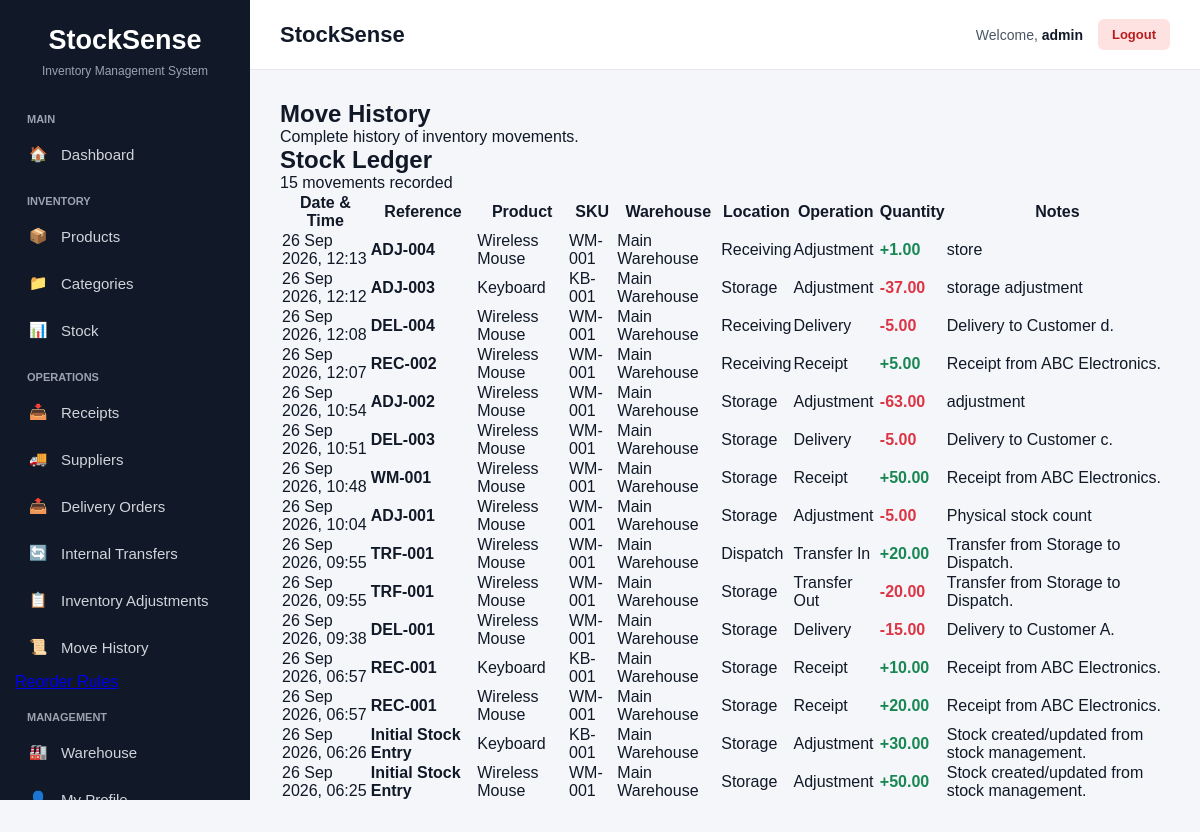
/operations/ledger/ (signed in), run on the app's committed database.
### operations/models.py (models this page shows, shortened)
class StockLedger(models.Model):
    OPERATION_CHOICES = [
        ('RECEIPT', 'Receipt'),
        ('DELIVERY', 'Delivery'),
        ('TRANSFER_IN', 'Transfer In'),
        ('TRANSFER_OUT', 'Transfer Out'),
        ('ADJUSTMENT', 'Adjustment'),
    ]
    reference = models.CharField(max_length=50)
    product = models.ForeignKey(
        Product,
        on_delete=models.PROTECT,
        related_name='ledger_entries'
    )
    location = models.ForeignKey(
        Location,
        on_delete=models.PROTECT,
        related_name='ledger_entries'
    )
    operation = models.CharField(
        max_length=20,
        choices=OPERATION_CHOICES
    )
    quantity = models.DecimalField(
        max_digits=12,
        decimal_places=2
    )
    notes = models.TextField(blank=True)
    created_at = models.DateTimeField(auto_now_add=True)
    class Meta:
        ordering = ['-created_at']

### inventory/models.py (models this page shows, shortened)
class Product(models.Model):
    name = models.CharField(max_length=200)
    sku = models.CharField(max_length=100, unique=True)
    category = models.ForeignKey(
        Category,
        on_delete=models.CASCADE,
        related_name='products'
    )
    unit_of_measure = models.CharField(max_length=50)
    created_at = models.DateTimeField(auto_now_add=True)
    updated_at = models.DateTimeField(auto_now=True)

### warehouse/models.py (models this page shows, shortened)
class Location(models.Model):
    warehouse = models.ForeignKey(
        Warehouse,
        on_delete=models.CASCADE,
        related_name='locations'
    )
    name = models.CharField(max_length=150)
    created_at = models.DateTimeField(auto_now_add=True)
    updated_at = models.DateTimeField(auto_now=True)
    class Meta:
        constraints = [
            models.UniqueConstraint(
                fields=['warehouse', 'name'],
                name='unique_location_per_warehouse'
            )
        ]

class Warehouse(models.Model):
    name = models.CharField(max_length=150, unique=True)
    address = models.TextField(blank=True)
    created_at = models.DateTimeField(auto_now_add=True)
    updated_at = models.DateTimeField(auto_now=True)

### operations/views.py (the view)
@login_required
def ledger_list(request):
    ledger_entries = StockLedger.objects.select_related(
        'product',
        'location',
        'location__warehouse',
    ).order_by('-created_at')
    return render(
        request,
        'operations/ledger_list.html',
        {
            'ledger_entries': ledger_entries,
        }
    )

### templates/operations/ledger_list.html (shortened to what this page needs)
{% extends 'base.html' %}
{% block content %}
<div class="page-header">
    <div>
        <h1>Move History</h1>
        <p>
            Complete history of inventory movements.
        </p>
    </div>
</div>
<div class="card">
    <div class="card-header">
        <div>
            <h2>Stock Ledger</h2>
            <p>
                {{ ledger_entries|length }} movement{{ ledger_entries|length|pluralize }}
                recorded
            </p>
        </div>
    </div>
    <div class="table-responsive">
        <table class="data-table">
            <thead>
                <tr>
                    <th>Date & Time</th>
                    <th>Reference</th>
                    <th>Product</th>
                    <th>SKU</th>
                    <th>Warehouse</th>
                    <th>Location</th>
                    <th>Operation</th>
                    <th>Quantity</th>
                    <th>Notes</th>
                </tr>
            </thead>
            <tbody>
                {% for entry in ledger_entries %}
                <tr>
                    <td>
                        {{ entry.created_at|date:"d M Y, H:i" }}
                    </td>
                    <td>
                        <strong>
                            {{ entry.reference }}
                        </strong>
                    </td>
                    <td>
                        {{ entry.product.name }}
                    </td>
                    <td>
                        {{ entry.product.sku }}
                    </td>
                    <td>
                        {{ entry.location.warehouse.name }}
                    </td>
                    <td>
                        {{ entry.location.name }}
                    </td>
                    <td>
                        {% if entry.operation == 'RECEIPT' %}
                            <span class="status-badge status-ready">
                                Receipt
                            </span>
                        {% elif entry.operation == 'DELIVERY' %}
                            <span class="status-badge status-canceled">
                                Delivery
                            </span>
                        {% elif entry.operation == 'TRANSFER_IN' %}
                            <span class="status-badge status-ready">
                                Transfer In
                            </span>
                        {% elif entry.operation == 'TRANSFER_OUT' %}
                            <span class="status-badge status-canceled">
                                Transfer Out
                            </span>
                        {% elif entry.operation == 'ADJUSTMENT' %}
                            <span class="status-badge status-waiting">
                                Adjustment
                            </span>
                        {% else %}
                            {{ entry.get_operation_display }}
                        {% endif %}
                    </td>
                    <td>
                        {% if entry.quantity > 0 %}
                            <strong style="color: #198754;">
                                +{{ entry.quantity }}
                            </strong>
                        {% else %}
                            <strong style="color: #dc3545;">
                                {{ entry.quantity }}
                            </strong>
                        {% endif %}
                    </td>
                    <td>
                        {% if entry.notes %}
                            {{ entry.notes }}
                        {% else %}
                            —
                        {% endif %}
                    </td>
                </tr>
                {% endfor %}
            </tbody>
        </table>
    </div>
</div>
{% endblock %}

### templates/base.html (shortened to what this page needs)
<!DOCTYPE html>
<html lang="en">
<head>
</head>
<body>
<aside class="sidebar">
    <div class="logo">
        StockSense
    </div>
    <div class="logo-subtitle">
        Inventory Management System
    </div>
    <div class="menu-title">
        Main
    </div>
    <a href="{% url 'dashboard:home' %}"
       class="nav-link">
        <span class="nav-icon">🏠</span>
        Dashboard
    </a>
    <div class="menu-title">
        Inventory
    </div>
    <a href="{% url 'inventory:product_list' %}"
   class="nav-link">
    <span class="nav-icon">📦</span>
    Products
</a>
<a href="{% url 'inventory:category_list' %}"
   class="nav-link">
    <span class="nav-icon">📁</span>
    Categories
</a>
    <a href="{% url 'inventory:stock_list' %}"
   class="nav-link">
    <span class="nav-icon">📊</span>
    Stock
</a>
    <div class="menu-title">
        Operations
    </div>
    <a href="{% url 'operations:receipt_list' %}"
   class="nav-link">
    <span class="nav-icon">📥</span>
    Receipts
    </a>
    <a href="{% url 'operations:supplier_list' %}"
   class="nav-link">
    <span class="nav-icon">🚚</span>
    Suppliers
    </a>
    <a href="{% url 'operations:delivery_list' %}"
   class="nav-link">
    <span class="nav-icon">📤</span>
    Delivery Orders
    </a>
    <a href="{% url 'operations:transfer_list' %}"
   class="nav-link">
    <span class="nav-icon">🔄</span>
    Internal Transfers
    </a>
    <a href="{% url 'operations:adjustment_list' %}"
   class="nav-link">
    <span class="nav-icon">📋</span>
    Inventory Adjustments
    </a>
    <a href="{% url 'operations:ledger_list' %}"
   class="nav-link">
    <span class="nav-icon">📜</span>
    Move History
    </a>
    <a href="{% url 'operations:reorder_rule_list' %}">
    </a>
    <div class="menu-title">
        Management
    </div>
    <a href="{% url 'warehouse:warehouse_list' %}"
   class="nav-link">
    <span class="nav-icon">🏭</span>
    Warehouse
     </a>
    <a href="#"
       class="nav-link">
        <span class="nav-icon">👤</span>
        My Profile
    </a>
</aside>
<main class="main-content">
    <header class="topbar">
        <div class="page-title">
            {% block page_title %}
            StockSense
            {% endblock %}
        </div>
        <div class="user-section">
            <span>
                Welcome,
                <span class="user-name">
                    {{ request.user.username }}
                </span>
            </span>
            <a href="{% url 'accounts:logout' %}"
               class="logout-button">
                Logout
            </a>
        </div>
    </header>
    <section class="content">
        {% block content %}
        {% endblock %}
    </section>
</main>
</body>
</html>

### templates/base.html (style rules this page uses)
* { box-sizing: border-box; margin: 0; padding: 0; }
body { font-family: Arial, Helvetica, sans-serif; background: #f4f6f9; color: #111827; }
.sidebar { position: fixed; left: 0; top: 0; width: 250px; height: 100vh; background: #111827; color: white; padding: 25px 15px; overflow-y: auto; }
.logo { text-align: center; font-size: 27px; font-weight: bold; margin-bottom: 8px; }
.logo-subtitle { text-align: center; color: #9ca3af; font-size: 12px; margin-bottom: 35px; }
.menu-title { color: #9ca3af; font-size: 11px; font-weight: bold; text-transform: uppercase; padding: 0 12px; margin-top: 20px; margin-bottom: 8px; }
.nav-link { display: flex; align-items: center; gap: 12px; padding: 12px; margin-bottom: 5px; border-radius: 7px; color: #d1d5db; text-decoration: none; font-size: 15px; transition: 0.2s; }
.nav-icon { width: 22px; text-align: center; }
.main-content { margin-left: 250px; min-height: 100vh; }
.topbar { height: 70px; background: white; border-bottom: 1px solid #e5e7eb; display: flex; align-items: center; justify-content: space-between; padding: 0 30px; }
.page-title { font-size: 22px; font-weight: bold; color: #111827; }
.user-section { display: flex; align-items: center; gap: 15px; font-size: 14px; color: #4b5563; }
.user-name { font-weight: bold; color: #111827; }
.logout-button { padding: 8px 14px; border-radius: 6px; background: #fee2e2; color: #b91c1c; text-decoration: none; font-size: 13px; font-weight: bold; }
.content { padding: 30px; }

### data on the page
StockLedger: created_at "26 Sep 2026, 12:13", reference "ADJ-004", product.name "Wireless Mouse", product.sku "WM-001", location.warehouse.name "Main Warehouse", location.name "Receiving", operation "Adjustment", quantity "1.00", notes "store"
StockLedger: created_at "26 Sep 2026, 12:12", reference "ADJ-003", product.name "Keyboard", product.sku "KB-001", location.warehouse.name "Main Warehouse", location.name "Storage", operation "Adjustment", quantity "-37.00", notes "storage adjustment"
StockLedger: created_at "26 Sep 2026, 12:08", reference "DEL-004", product.name "Wireless Mouse", product.sku "WM-001", location.warehouse.name "Main Warehouse", location.name "Receiving", operation "Delivery", quantity "-5.00", notes "Delivery to Customer d."
StockLedger: created_at "26 Sep 2026, 12:07", reference "REC-002", product.name "Wireless Mouse", product.sku "WM-001", location.warehouse.name "Main Warehouse", location.name "Receiving", operation "Receipt", quantity "5.00", notes "Receipt from ABC Electronics."
StockLedger: created_at "26 Sep 2026, 10:54", reference "ADJ-002", product.name "Wireless Mouse", product.sku "WM-001", location.warehouse.name "Main Warehouse", location.name "Storage", operation "Adjustment", quantity "-63.00", notes "adjustment"
StockLedger: created_at "26 Sep 2026, 10:51", reference "DEL-003", product.name "Wireless Mouse", product.sku "WM-001", location.warehouse.name "Main Warehouse", location.name "Storage", operation "Delivery", quantity "-5.00", notes "Delivery to Customer c."
StockLedger: created_at "26 Sep 2026, 10:48", reference "WM-001", product.name "Wireless Mouse", product.sku "WM-001", location.warehouse.name "Main Warehouse", location.name "Storage", operation "Receipt", quantity "50.00", notes "Receipt from ABC Electronics."
StockLedger: created_at "26 Sep 2026, 10:04", reference "ADJ-001", product.name "Wireless Mouse", product.sku "WM-001", location.warehouse.name "Main Warehouse", location.name "Storage", operation "Adjustment", quantity "-5.00", notes "Physical stock count"
StockLedger: created_at "26 Sep 2026, 09:55", reference "TRF-001", product.name "Wireless Mouse", product.sku "WM-001", location.warehouse.name "Main Warehouse", location.name "Dispatch", operation "Transfer In", quantity "20.00", notes "Transfer from Storage to Dispatch."
StockLedger: created_at "26 Sep 2026, 09:55", reference "TRF-001", product.name "Wireless Mouse", product.sku "WM-001", location.warehouse.name "Main Warehouse", location.name "Storage", operation "Transfer Out", quantity "-20.00", notes "Transfer from Storage to Dispatch."
StockLedger: created_at "26 Sep 2026, 09:38", reference "DEL-001", product.name "Wireless Mouse", product.sku "WM-001", location.warehouse.name "Main Warehouse", location.name "Storage", operation "Delivery", quantity "-15.00", notes "Delivery to Customer A."
StockLedger: created_at "26 Sep 2026, 06:57", reference "REC-001", product.name "Keyboard", product.sku "KB-001", location.warehouse.name "Main Warehouse", location.name "Storage", operation "Receipt", quantity "10.00", notes "Receipt from ABC Electronics."
StockLedger: created_at "26 Sep 2026, 06:57", reference "REC-001", product.name "Wireless Mouse", product.sku "WM-001", location.warehouse.name "Main Warehouse", location.name "Storage", operation "Receipt", quantity "20.00", notes "Receipt from ABC Electronics."
StockLedger: created_at "26 Sep 2026, 06:26", reference "Initial Stock Entry", product.name "Keyboard", product.sku "KB-001", location.warehouse.name "Main Warehouse", location.name "Storage", operation "Adjustment", quantity "30.00", notes "Stock created/updated from stock management."
StockLedger: created_at "26 Sep 2026, 06:25", reference "Initial Stock Entry", product.name "Wireless Mouse", product.sku "WM-001", location.warehouse.name "Main Warehouse", location.name "Storage", operation "Adjustment", quantity "50.00", notes "Stock created/updated from stock management."

### other printed values
{{ request.user.username }} "admin"
{{ ledger_entries|length }} "15"
